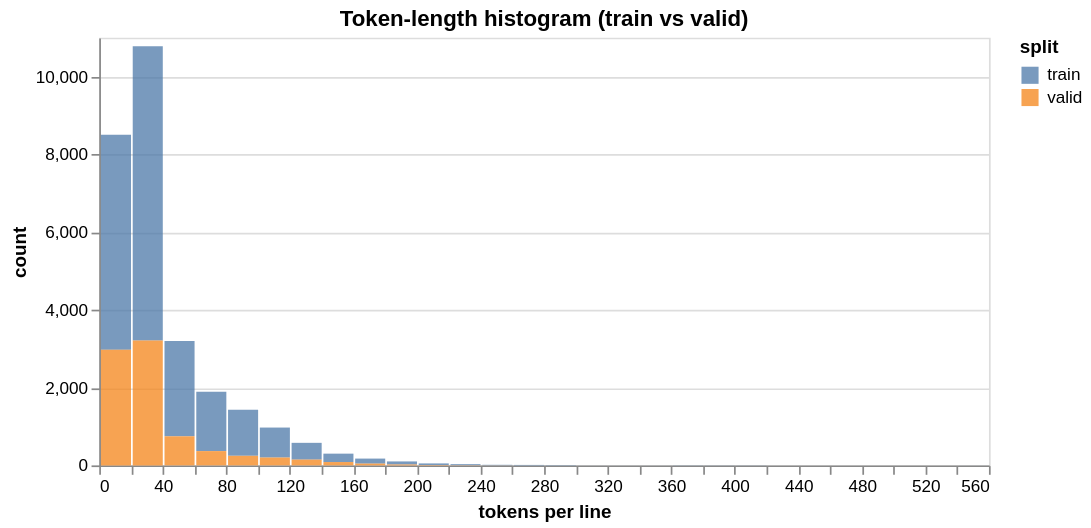

Notebook source saved alongside this figure:
### Code cell
# EDA view 2: examples + token-length histograms (altair)
import pandas as pd
import altair as alt
alt.data_transformers.disable_max_rows()   # allow charts > 5000 rows

def eda_lengths():
    rows = []
    for name, texts in [("train", train_texts[:20000]), ("valid", valid_texts)]:
        for t in texts:
            rows.append({"split": name, "len": len(vocab.encode(t).ids)})
    df = pd.DataFrame(rows)
    print(f"Token-length stats: train mean {df[df.split=='train'].len.mean():.1f} | "
          f"valid mean {df[df.split=='valid'].len.mean():.1f} | max {df.len.max()}")
    chart = alt.Chart(df).mark_bar(opacity=0.75).encode(
        alt.X("len:Q", bin=alt.Bin(maxbins=40), title="tokens per line"),
        alt.Y("count()", title="count"),
        alt.Color("split:N", title="split"),
    ).properties(title="Token-length histogram (train vs valid)", width=520, height=250)
    return chart

print("Example prompts (first 3 train / 2 valid):")
for split, texts in [("train", train_texts), ("valid", valid_texts)]:
    for t in texts[: 3 if split == "train" else 2]:
        print(f"[{split}] {t[:100]}")

_eda_len_chart = eda_lengths()
display(_eda_len_chart)

### Figure 1 — Vega-Lite specification as saved in the notebook (floating-point values rounded to 4 significant figures; data arrays with more than 128 entries replaced by an {"elided": "..."} marker saying what was removed)
{"config": {"view": {"continuousWidth": 300, "continuousHeight": 300}}, "data": {"name": "data-eb3866333f7b30c47ee5df31a3de98e3"}, "mark": {"type": "bar", "opacity": 0.75}, "encoding": {"color": {"field": "split", "title": "split", "type": "nominal"}, "x": {"bin": {"maxbins": 40}, "field": "len", "title": "tokens per line", "type": "quantitative"}, "y": {"aggregate": "count", "title": "count", "type": "quantitative"}}, "height": 250, "title": "Token-length histogram (train vs valid)", "width": 520, "$schema": "https://vega.github.io/schema/vega-lite/v5.20.1.json", "datasets": {"data-eb3866333f7b30c47ee5df31a3de98e3": {"elided": "28069 records"}}}
